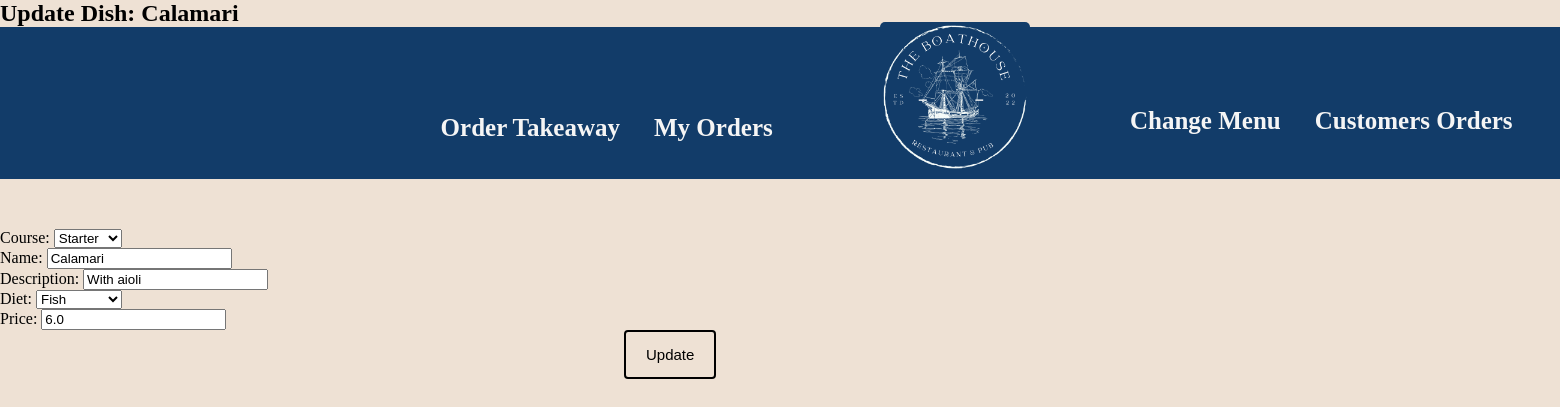
/dishes/update/9 (signed in), run on the app's committed database.
### menu/models.py (models this page shows, shortened)
class Dish(models.Model):
    Empty = "EM"
    Starter = "ST"
    Main = "MA"
    Dessert = "DE"
    Meat = "ME"
    Fish = "FI"
    Vegetarian = "VE"
    course_type = [(Empty, " "), (Starter, "Starter"), (Main, "Main"), (Dessert, "Dessert")]
    dietry_type = [(Meat, "Meat"), (Fish, "Fish"), (Vegetarian, "Vegetarian")]
    course = models.CharField(max_length = 2, choices= course_type, default = "ST")
    name = models.CharField(max_length= 50, blank =True)
    descrip= models.CharField(max_length= 150, blank =True, verbose_name= "description")
    diet = models.CharField(max_length = 2, choices= dietry_type, blank = True)
    price = models.FloatField(validators=[MinValueValidator(0.00)], default=0.00)

### menu/views.py (the view)
# urls.py: path("dishes/update/<pk>", views.DishUpdateView.as_view(), name = "dish_update"),
class DishUpdateView(LoginRequiredMixin, PermissionRequiredMixin, UpdateView):
    permission_required = "menu.delete_dish"
    raise_exception = True
    model = Dish
    template_name = "menu/dish_update.html"
    form_class = DishUpdateForm
    success_url = "/dishes"

### menu/forms.py
class DishUpdateForm(forms.ModelForm):
    class Meta:
        model = Dish
        fields = ("course", "name", "descrip", "diet", "price")

### menu/templatetags/auth_extras.py (called while the page is built)
@register.filter(name='has_group')
def has_group(user, group_name):
    return user.groups.filter(name=group_name).exists()

### menu/templates/menu/dish_update.html (shortened to what this page needs)
<!DOCTYPE html>
{% extends 'menu/base.html' %}
{% block head %}
<h2>Update Dish: {{dish.name}}</h2>
{% endblock %}
{% block content %}
<form action="" method="POST">
    {{form.as_p}}
<input type="submit" value="Update">
</form>
{% endblock %}

### static/css/main.css (style rules this page uses)
* { margin: 0; }
body { background-color: #eee1d4; }
button, input[type=submit] { background-color: transparent; color: black; padding: 14px 20px; margin-left: 40%; margin-top: 0%; margin-bottom: 1%; border: 2px solid rgb(0, 0, 0); border-radius: 4px; cursor: pointer; font-size: 15px ; }

### data on the page
Dish: name "Calamari", course "Starter", descrip "With aioli", diet "Fish", price "6.0"
